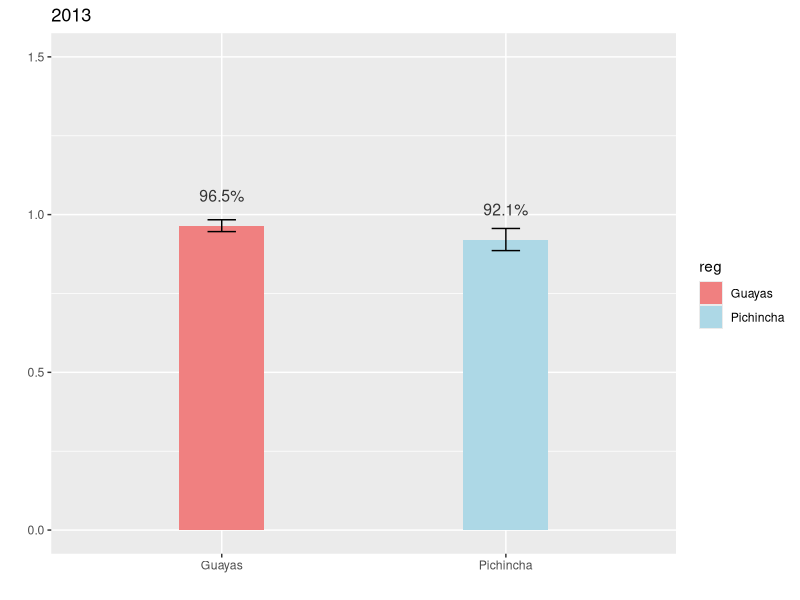
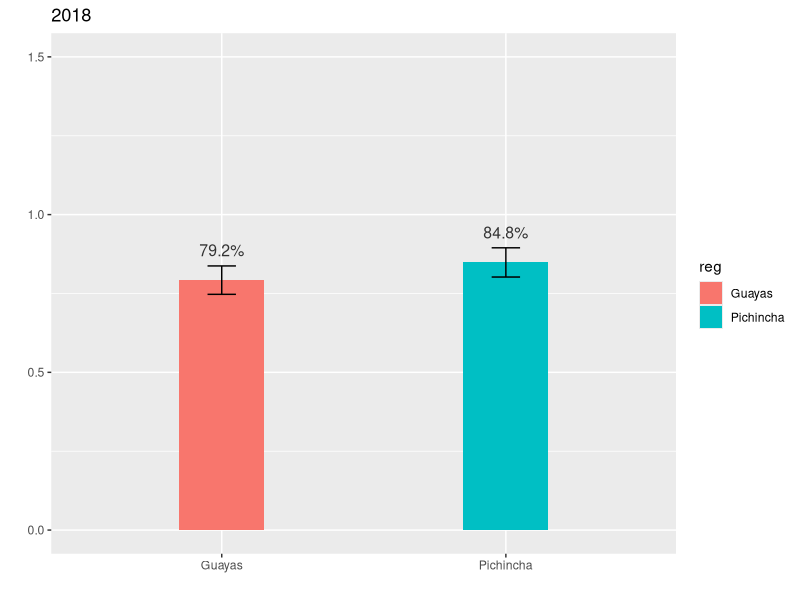
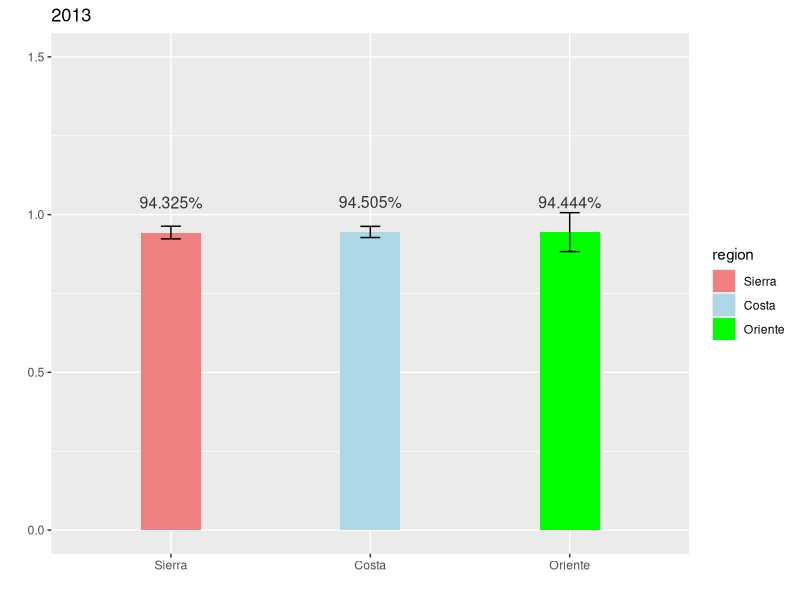
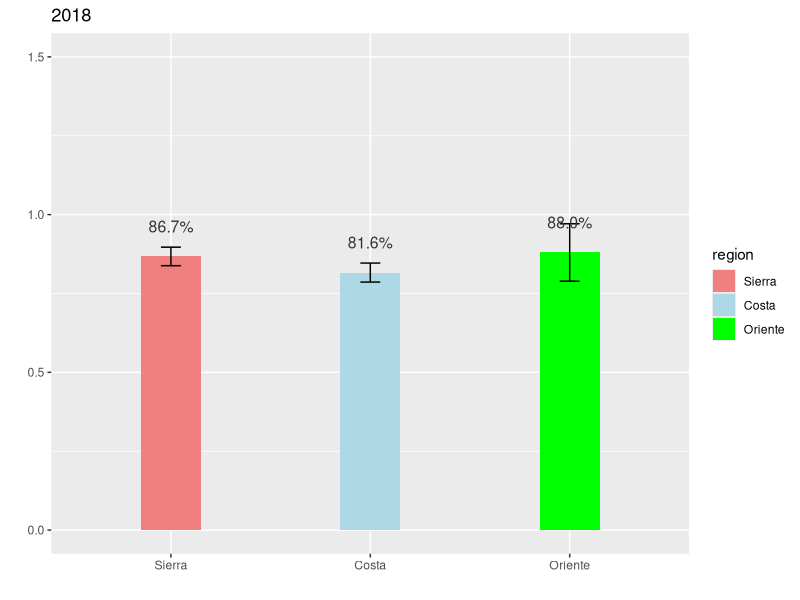

Recreate these plots in R, in order.
#Carga de librerias y bases
library(haven)
library(dplyr)
library(ggplot2)
library(readr)
library(forcats)
library(lubridate)
library(tidyverse)
library(here)
Wave_7_Ecuador <- read_dta("data/wvs/WVS_Wave_7_Ecuador_Stata_v5.0.dta")
Wave_6_Ecuador<- read_dta("data/wvs/WV6_Data_Ecuador_Stata_v20201117.dta")

# Union de bases de datos

Wave_6_Ecuador$N_REGION_ISO <- as_factor(Wave_6_Ecuador$N_REGION_ISO)
Wave_7_Ecuador$N_REGION_ISO <- as_factor(Wave_7_Ecuador$N_REGION_ISO)
Wave_6_Ecuador$V102 <- as_factor(Wave_6_Ecuador$V102)
Wave_7_Ecuador$Q58 <- as_factor(Wave_7_Ecuador$Q58)
Wave_6_Ecuador$V103 <- as_factor(Wave_6_Ecuador$V103)
Wave_7_Ecuador$Q59 <- as_factor(Wave_7_Ecuador$Q59)
Wave_6_Ecuador$V104 <- as_factor(Wave_6_Ecuador$V104)
Wave_7_Ecuador$Q60 <- as_factor(Wave_7_Ecuador$Q60)
Wave_6_Ecuador$V105 <- as_factor(Wave_6_Ecuador$V105)
Wave_7_Ecuador$Q61 <- as_factor(Wave_7_Ecuador$Q61)
Wave_6_Ecuador$V106 <- as_factor(Wave_6_Ecuador$V106)
Wave_7_Ecuador$Q62 <- as_factor(Wave_7_Ecuador$Q62)

wave7 <- Wave_7_Ecuador%>%
  select(cf= "Q58",
         "reg"= N_REGION_ISO,
         cv="Q59",
         cp="Q60",
         c_primera="Q61",
         c_dif_reg="Q62",
         ano="A_YEAR")

wave6<-Wave_6_Ecuador%>%
  select(cf="V102" ,
         "reg"= N_REGION_ISO,
         cv="V103",
         cp="V104",
         c_primera="V105",
         c_dif_reg="V106",
         ano="V262")
wvs_total <- bind_rows(wave6, wave7)

#agrupar cf en dos categorias 

wvs_total$cf<- as_factor(wvs_total$cf)
wvs_total$confianza <- ifelse(wvs_total$cf %in% c("Trust completely", "Trust somewhat"),
                              "confío", "no confío")

#Creamos una variable binaria, con la confianza

wvs_total <- wvs_total %>%
  mutate(confianza_binaria = as.integer(cf %in% c("Trust completely", "Trust somewhat")))
  

#filtrando por Provincia y renombre de variables

wvs_uio_gye <- wvs_total%>%
  filter(reg %in% c("EC-G Guayas","EC-P Pichincha"))%>%
  mutate(reg=fct_recode(reg,
                        "Guayas"="EC-G Guayas",
                        "Pichincha"="EC-P Pichincha"))

#Relaizamos una grupación de la varible de provicias


wvs_c<- wvs_total%>%
  mutate(region = fct_collapse(reg,
                               "Sierra"=c("EC-A Azuay","EC-B Bolivar","EC-F Canar",
                                          "EC-C Carchi","EC-X Cotopaxi","EC-H Chimborazo",
                                          "EC-L Loja","EC-I Imbabura","EC-P Pichincha",
                                          "EC-T Tungurahua"),
                               "Costa"=c("EC-O El Oro","EC-E Esmeraldas","EC-G Guayas",
                                         "EC-R Los Rios","EC-M Manabi","EC-SE Santa Elena",
                                         "EC-SD Santo Domingo de los Tsachilas",
                                         "EC-SD Santo Domingo de los Tsachilas"),
                               "Oriente"=c("EC-S Morona Santiago","EC-N Napo","EC-D Orellana",
                                           "EC-Y Pastaza",
                                           "EC-U Sucumbios","EC-Z Zamora Chinchipe")))

#Calcular la media y error estandar por provincia 
cf_p <- wvs_uio_gye %>% 
  group_by(ano, reg) %>% 
  summarize(mean = mean(as.numeric(confianza_binaria), na.rm = TRUE), 
            se = sd(as.numeric(confianza_binaria), na.rm = TRUE)/sqrt(n()))

#Calcular la media y error estandar por region
cf_r <- wvs_c %>% 
  group_by(ano, region) %>% 
  summarize(mean = mean(as.numeric(confianza_binaria), na.rm = TRUE), 
            se = sd(as.numeric(confianza_binaria), na.rm = TRUE)/sqrt(n()))

###############################################################################
#Graficos por provincia Pichincha y Guayas

# Gráfico 2013

cf_p_2013 <- cf_p %>% 
  filter(ano == 2013) %>%
  filter(complete.cases(reg, mean, se)) %>%
  ggplot(aes(x = reg, y = mean, fill = reg)) + 
  geom_bar(stat = "identity", width = 0.3,) +
  geom_errorbar(aes(ymin = mean - 1.96*se, ymax = mean + 1.96*se), width = 0.1) +
  geom_text(aes(label = scales::percent(mean, digits =1)), 
            color = "grey20", size = 4, vjust = -2) +
  labs(title = "2013", x = "", y = "") + 
  scale_y_continuous(limits = c(0, 1.5)) +
  scale_fill_manual(values = c("lightcoral", "lightblue")) 
print(cf_p_2013)

# Gráfico 2018

cf_p_2018 <- cf_p %>% 
  filter(ano == 2018) %>%
  filter(complete.cases(reg, mean, se)) %>%
  ggplot(aes(x = reg, y = mean, fill = reg)) + 
  geom_bar(stat = "identity", width = 0.3) +
  geom_errorbar(aes(ymin = mean - 1.96*se, ymax = mean + 1.96*se), width = 0.1) +
  geom_text(aes(label = scales::percent(mean, digits =1)), 
            color = "grey20", size = 4, vjust = -2) +
  labs(title = "2018", x = "", y = "") + 
  scale_y_continuous(limits = c(0, 1.5))
print(cf_p_2018)
################################################################################
#Graficos por region sierra y costa

# Gráfico 2013

cf_r_2013 <- cf_r %>% 
  filter(ano == 2013) %>%
  filter(complete.cases(region, mean, se)) %>%
  ggplot(aes(x = region, y = mean, fill = region)) + 
  geom_bar(stat = "identity", width = 0.3,) +
  geom_errorbar(aes(ymin = mean - 1.96*se, ymax = mean + 1.96*se), width = 0.1) +
  geom_text(aes(label = scales::percent(mean, digits =1)), 
            color = "grey20", size = 4, vjust = -2) +
  labs(title = "2013", x = "", y = "") + 
  scale_y_continuous(limits = c(0, 1.5)) +
  scale_fill_manual(values = c("lightcoral", "lightblue","green")) 
print(cf_r_2013)

# Gráfico 2018

cf_r_2018 <- cf_r %>% 
  filter(ano == 2018) %>%
  filter(complete.cases(region, mean, se)) %>%
  ggplot(aes(x = region, y = mean, fill = region)) + 
  geom_bar(stat = "identity", width = 0.3,) +
  geom_errorbar(aes(ymin = mean - 1.96*se, ymax = mean + 1.96*se), width = 0.1) +
  geom_text(aes(label = scales::percent(mean, digits =1)), 
            color = "grey20", size = 4, vjust = -2) +
  labs(title = "2018", x = "", y = "") + 
  scale_y_continuous(limits = c(0, 1.5)) +
  scale_fill_manual(values = c("lightcoral", "lightblue","green")) 
print(cf_r_2018)
